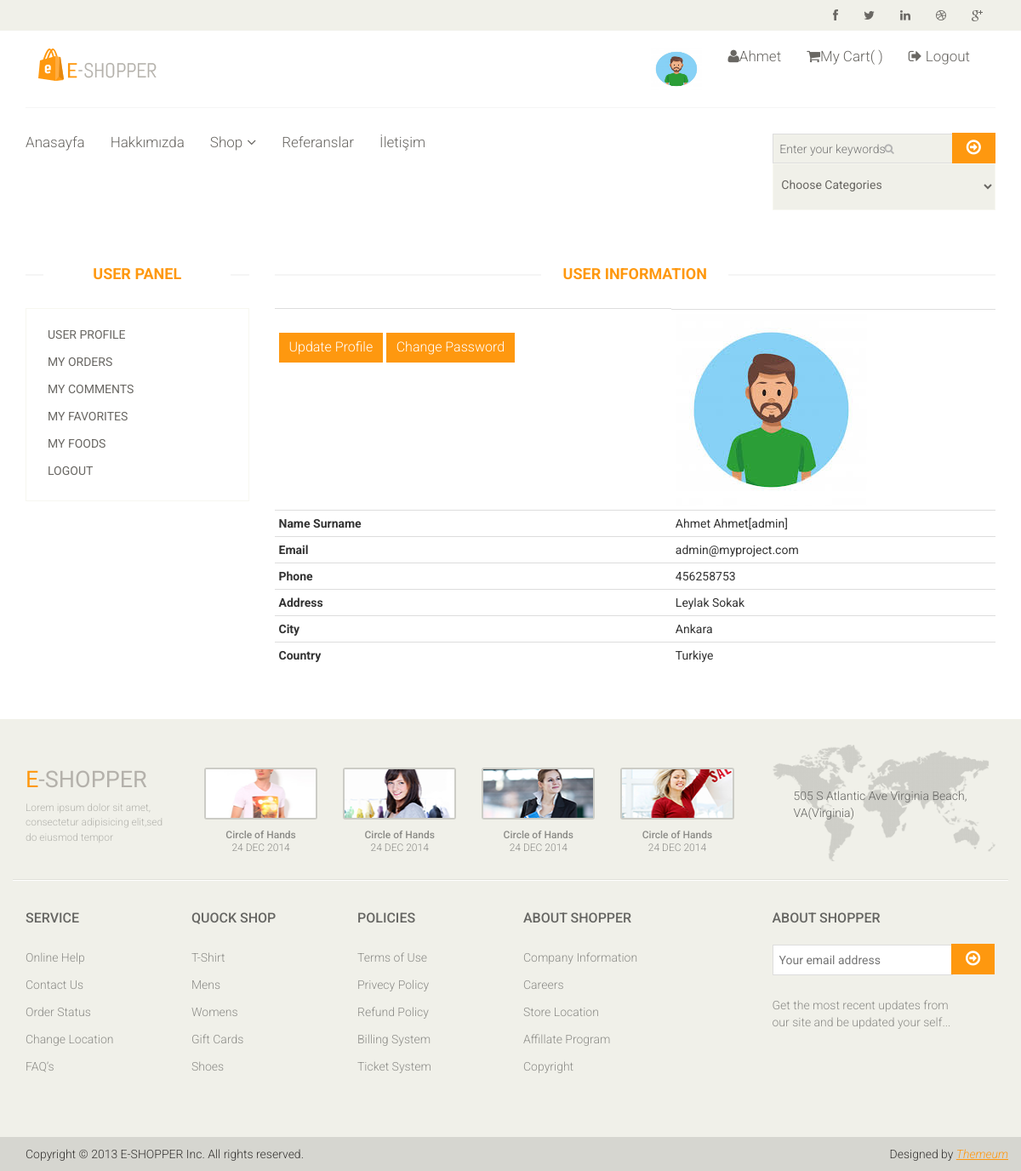
The page /user/ (signed in) on the database as committed earlier.
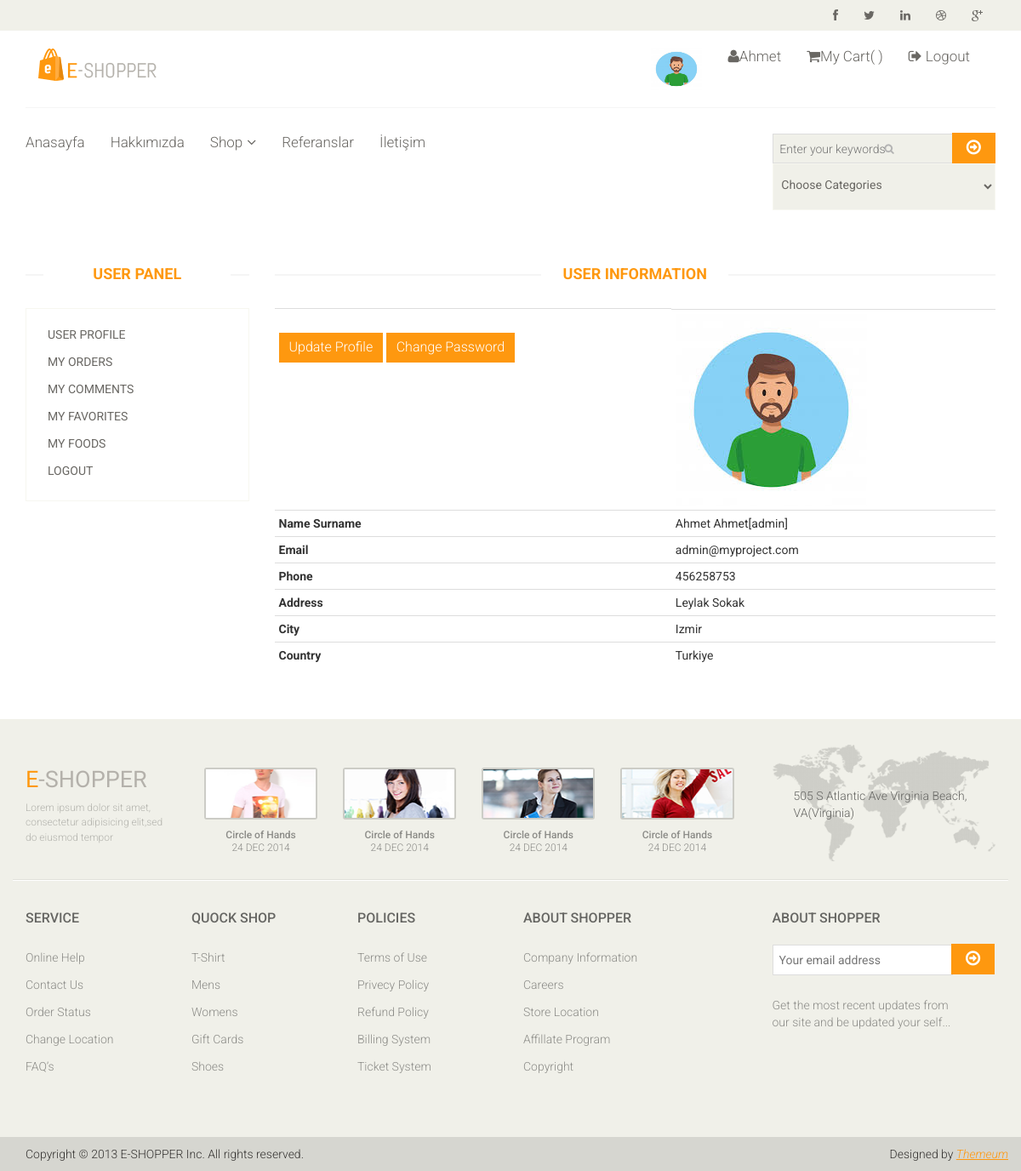
The same page on the database as committed later.
### home/models.py (models this page shows, shortened)
class UserProfile(models.Model):
    user = models.OneToOneField(User, on_delete=models.CASCADE)
    phone = models.CharField(blank=True, max_length=20)
    address = models.CharField(blank=True, max_length=150)
    city = models.CharField(blank=True, max_length=20)
    country = models.CharField(blank=True, max_length=20)
    image = models.ImageField(blank=True, upload_to='images/users/')
    def user_name(self):
        return self.user.first_name + ' ' +self.user.first_name +'[' +self.user.username + '] '
    def image_tag(self):
        return mark_safe('<img src="{}" height="50"/>'.format(self.image.url))
    image_tag.short_description = 'Image'

### user/views.py (the view)
# urls.py: path('', views.index, name='index'),
@login_required(login_url='/login')
def index(request):
    category = Category.objects.all()
    current_user = request.user
    profile = UserProfile.objects.get(user_id=current_user.id)
    context = {
        'category': category,
        'profile': profile
    }
    return render(request, 'user_profile.html', context)

### user/templates/user_profile.html (shortened to what this page needs)
{% extends "homebase.html" %}
{% block content %}
    <div id="contact-page" class="container">
        <div class="bg">
            <div class="row">
                <div class="col-sm-3">
                    <div class="contact-form">
                        <h2 class="title text-center">User Panel</h2>
                        {% include "user_panel.html" %}
                    </div><br>
                </div>
                <div class="col-sm-9">
                    <h2 class="title text-center"> User Information</h2>
                    <table class="table table-condensed">
                        <tr class="cart_menu">
                            <th class="text-left">
                                <a href="/user/update" type="submit" class="btn btn-default get">Update Profile</a>
                                <a href="/user/password" type="submit" class="btn btn-default get">Change Password</a>
                            </th>
                            <td class="cart_product"><img src="{{profile.image.url}}" alt=""></td>
                        </tr>
                        <tr>
                            <th class="text-left">Name Surname</th>
                            <td class="text-left">{{profile.user_name}}</td>
                        </tr>
                        <tr>
                            <th class="text-left">Email</th>
                            <td class="text-left">{{profile.user.email}}</td>
                        </tr>
                        <tr>
                            <th class="text-left">Phone</th>
                            <td class="text-left">{{profile.phone}}</td>
                        </tr>
                        <tr>
                            <th class="text-left">Address</th>
                            <td class="text-left">{{profile.address}}</td>
                        </tr>
                        <tr>
                            <th class="text-left">City</th>
                            <td class="text-left">{{profile.city}}</td>
                        </tr>
                        <tr>
                            <th class="text-left">Country</th>
                            <td class="text-left">{{profile.country}}</td>
                        </tr>
                    </table>
                    <br>
                    <br>
                </div>
            </div>
        </div>
    </div>
{% endblock %}

### home/templates/homebase.html (shortened to what this page needs)
{% load static %}
<!DOCTYPE html>
<html lang="en" xmlns="http://www.w3.org/1999/html">
<head>
    <link href="{% static 'css/bootstrap.min.css' %}" rel="stylesheet">
    <link href="{% static 'css/font-awesome.min.css' %}" rel="stylesheet">
    <link href="{% static 'css/prettyPhoto.css' %}" rel="stylesheet">
    <link href="{% static 'css/price-range.css' %}" rel="stylesheet">
    <link href="{% static 'css/animate.css' %}" rel="stylesheet">
    <link href="{% static 'css/main.css' %}" rel="stylesheet">
    <link href="{% static 'css/responsive.css' %}" rel="stylesheet">
    <link rel="stylesheet" href="https://ajax.googleapis.com/ajax/libs/jqueryui/1.11.4/themes/smoothness/jquery-ui.css">
</head>
{% include 'header.html' %}
{% block content %} {% endblock %}
{% include 'footer.html' %}
<body>
</body>
</html>

### home/templates/header.html (shortened to what this page needs)
{% load static %}
<header id="header">
    <div class="header_top">
        <div class="container">
            <div class="row">
                <div class="col-sm-6">
                    <div class="contactinfo">
                    <br>
                    </div>
                </div>
                <div class="col-sm-6">
                    <div class="social-icons pull-right">
                        <ul class="nav navbar-nav">
                            <li><a href="#"><i class="fa fa-facebook"></i></a></li>
                            <li><a href="#"><i class="fa fa-twitter"></i></a></li>
                            <li><a href="#"><i class="fa fa-linkedin"></i></a></li>
                            <li><a href="#"><i class="fa fa-dribbble"></i></a></li>
                            <li><a href="#"><i class="fa fa-google-plus"></i></a></li>
                        </ul>
                    </div>
                </div>
            </div>
        </div>
    </div>
    <div class="header-middle">
        <div class="container">
            <div class="row">
                <div class="col-md-4 clearfix">
                    <div class="logo pull-left">
                        <a href="/"><img src="{% static 'images/home/logo.png' %}" alt="" /></a>
                    </div>
                </div>
                <div class="col-md-8 clearfix">
                    <div class="mainmenu pull-right">
                        <ul class="nav navbar-nav">
                            {% if user.id is not None %}
                                <li>
                                    <img class="media-object" src="{{profile.image.url}}" style="width: 60px" height="50px" alt="">
                                </li>
                                <li class="dropdown"><a href="#"><i class="fa fa-user"></i>{{ user.first_name }}</a>
                                </li>
                                <li><a href="/shopcart/"><i class="fa fa-shopping-cart"></i>My Cart( {{ request.session.cart_items }} )
                                </a></li>
                                <li><a href="/logout/"><i class="fa fa-sign-out"></i> Logout</a></li>
                            {% else %}
                                <li><a href="/login/"><i class="fa fa-lock"></i> Login</a></li>
                                <li><a href="/signup/"><i class="fa fa-heart"></i> Sign Up</a></li>
                            {% endif %}
                        </ul>
                    </div>
                </div>
            </div>
        </div>
    </div>
    <div class="header-bottom">
        <div class="container">
            <div class="row">
                <div class="col-sm-6">
                    <div class="mainmenu pull-left">
                        <ul class="nav navbar-nav collapse navbar-collapse">
                            <li><a href="/">Anasayfa</a></li>
                            <li><a href="/hakkimizda">Hakkımızda</a></li>
                            <li class="dropdown"><a href="#">Shop<i class="fa fa-angle-down"></i></a>
                            </li>
                            <li><a href="/referanslar">Referanslar</a></li>
                            <li><a href="/iletisim">İletişim</a></li>
                        </ul>
                    </div>
                </div>
                <div class="col-sm-6">
                    <div class="search_box pull-right">
                        <form action="/search/" class="searchform" method="post">
                            <input id="query" name="query" class="input search-input" type="text" placeholder="Enter your keywords">
                            <button type="submit" class="btn btn-default"><i class="fa fa-arrow-circle-o-right"></i></button>
                            <br>
                            <select name="catid" class="input category-products">
                                <option value="0">Choose Categories</option>
                                {% load mptt_tags %}
                            </select>
                        </form>
                    </div>
                </div>
            </div>
        </div>
    </div>
</header>

### user/templates/user_panel.html (shortened to what this page needs)
<div class="brands_products">
    <div class="brands-name">
        <ul class="nav nav-pills nav-stacked">
            <li><a href="/user"> User Profile</a></li>
            <li><a href="/user/orders"> My Orders</a></li>
            <li><a href="/user/comments"> My Comments</a></li>
            <li><a href="/user/favorits"> My Favorites</a></li>
            <li><a href="/user/products"> My Foods</a></li>
            <li><a href="/logout"> Logout</a></li>
        </ul>
    </div>
</div>

### home/templates/footer.html (shortened to what this page needs)
{% load static %}
	<footer id="footer">
		<div class="footer-top">
			<div class="container">
				<div class="row">
					<div class="col-sm-2">
						<div class="companyinfo">
							<h2><span>e</span>-shopper</h2>
							<p>Lorem ipsum dolor sit amet, consectetur adipisicing elit,sed do eiusmod tempor</p>
						</div>
					</div>
					<div class="col-sm-7">
						<div class="col-sm-3">
							<div class="video-gallery text-center">
								<a href="#">
									<div class="iframe-img">
										<img src="{% static 'images/home/iframe1.png' %}" alt="" />
									</div>
								</a>
								<p>Circle of Hands</p>
								<h2>24 DEC 2014</h2>
							</div>
						</div>
						<div class="col-sm-3">
							<div class="video-gallery text-center">
								<a href="#">
									<div class="iframe-img">
										<img src="{% static 'images/home/iframe2.png' %}" alt="" />
									</div>
								</a>
								<p>Circle of Hands</p>
								<h2>24 DEC 2014</h2>
							</div>
						</div>
						<div class="col-sm-3">
							<div class="video-gallery text-center">
								<a href="#">
									<div class="iframe-img">
										<img src="{% static 'images/home/iframe3.png' %}" alt="" />
									</div>
								</a>
								<p>Circle of Hands</p>
								<h2>24 DEC 2014</h2>
							</div>
						</div>
						<div class="col-sm-3">
							<div class="video-gallery text-center">
								<a href="#">
									<div class="iframe-img">
										<img src="{% static 'images/home/iframe4.png' %}" alt="" />
									</div>
								</a>
								<p>Circle of Hands</p>
								<h2>24 DEC 2014</h2>
							</div>
						</div>
					</div>
					<div class="col-sm-3">
						<div class="address">
							<img src="{% static 'images/home/map.png' %}" alt="" />
							<p>505 S Atlantic Ave Virginia Beach, VA(Virginia)</p>
						</div>
					</div>
				</div>
			</div>
		</div>
		<div class="footer-widget">
			<div class="container">
				<div class="row">
					<div class="col-sm-2">
						<div class="single-widget">
							<h2>Service</h2>
							<ul class="nav nav-pills nav-stacked">
								<li><a href="#">Online Help</a></li>
								<li><a href="#">Contact Us</a></li>
								<li><a href="#">Order Status</a></li>
								<li><a href="#">Change Location</a></li>
								<li><a href="#">FAQ’s</a></li>
							</ul>
						</div>
					</div>
					<div class="col-sm-2">
						<div class="single-widget">
							<h2>Quock Shop</h2>
							<ul class="nav nav-pills nav-stacked">
								<li><a href="#">T-Shirt</a></li>
								<li><a href="#">Mens</a></li>
								<li><a href="#">Womens</a></li>
								<li><a href="#">Gift Cards</a></li>
								<li><a href="#">Shoes</a></li>
							</ul>
						</div>
					</div>
					<div class="col-sm-2">
						<div class="single-widget">
							<h2>Policies</h2>
							<ul class="nav nav-pills nav-stacked">
								<li><a href="#">Terms of Use</a></li>
								<li><a href="#">Privecy Policy</a></li>
								<li><a href="#">Refund Policy</a></li>
								<li><a href="#">Billing System</a></li>
								<li><a href="#">Ticket System</a></li>
							</ul>
						</div>
					</div>
					<div class="col-sm-2">
						<div class="single-widget">
							<h2>About Shopper</h2>
							<ul class="nav nav-pills nav-stacked">
								<li><a href="#">Company Information</a></li>
								<li><a href="#">Careers</a></li>
								<li><a href="#">Store Location</a></li>
								<li><a href="#">Affillate Program</a></li>
								<li><a href="#">Copyright</a></li>
							</ul>
						</div>
					</div>
					<div class="col-sm-3 col-sm-offset-1">
						<div class="single-widget">
							<h2>About Shopper</h2>
							<form action="#" class="searchform">
								<input type="text" placeholder="Your email address" />
								<button type="submit" class="btn btn-default"><i class="fa fa-arrow-circle-o-right"></i></button>
								<p>Get the most recent updates from <br />our site and be updated your self...</p>
							</form>
						</div>
					</div>
				</div>
			</div>
		</div>
		<div class="footer-bottom">
			<div class="container">
				<div class="row">
					<p class="pull-left">Copyright © 2013 E-SHOPPER Inc. All rights reserved.</p>
					<p class="pull-right">Designed by <span><a target="_blank" href="http://www.themeum.com">Themeum</a></span></p>
				</div>
			</div>
		</div>
	</footer>

Rows that differ between the two databases and show on the page:
changed UserProfile "Leylak Sokak": city "Ankara" → "Izmir"
